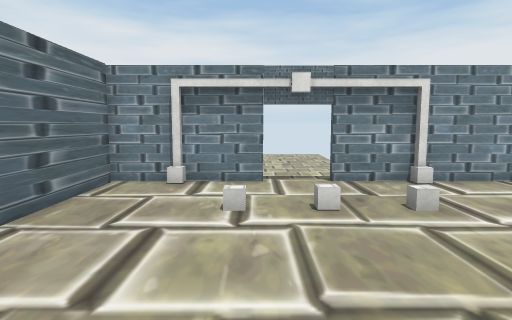
View 1 (above)

12 first-person views from a walk through a 3-D level made in the Unity game engine. The camera is 1.5 m above the floor, tilts 6° down and sees 75° across. The floor is counted in squares, 0.95 m on a side. Each view is taken from the middle of a square. On the plan, view 1 faces up. The plan holds only what a view shows up to about 16 squares ahead; the rest is blank. The player character is not drawn. Door leaves are left out, so doorways stand open. Some surface patterns are stand-ins.

View 2
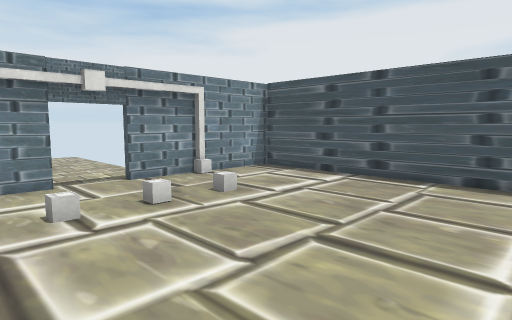

View 3
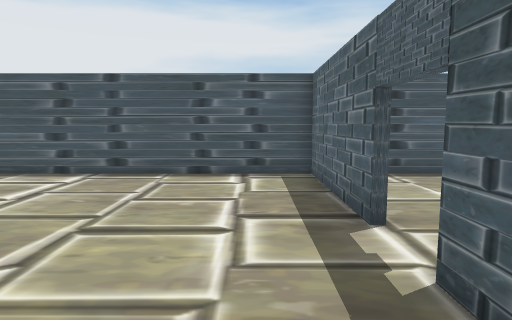

View 4
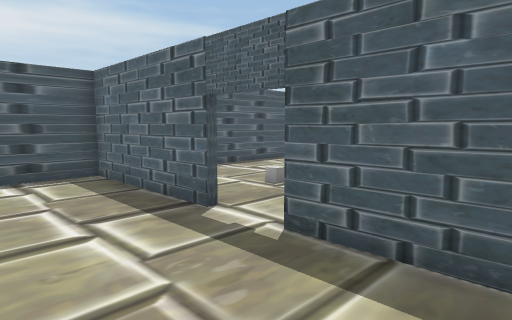

View 5
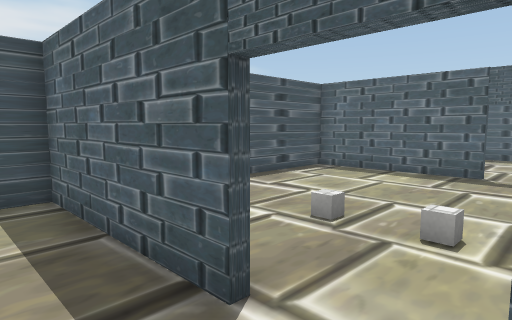

View 6
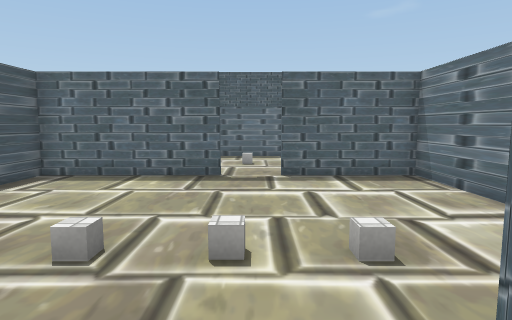

View 7
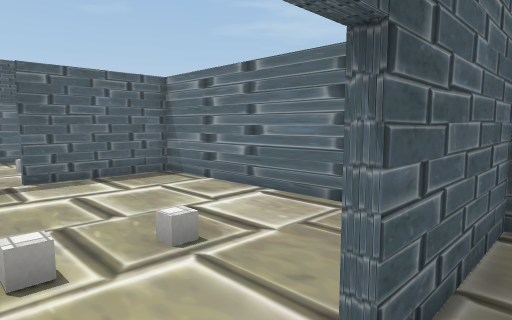

View 8
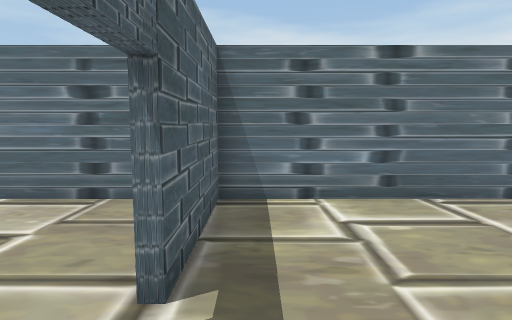

View 9
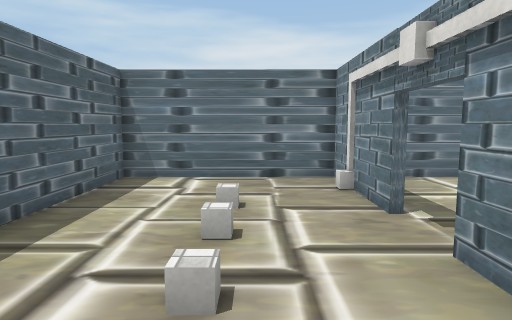

View 10
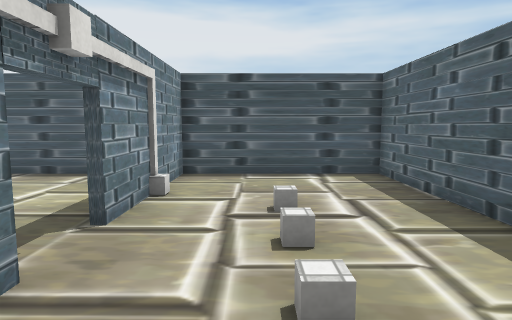

View 11
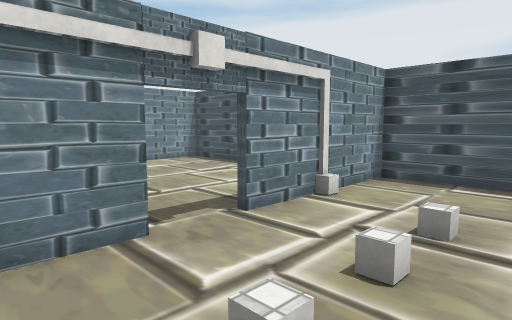

View 12
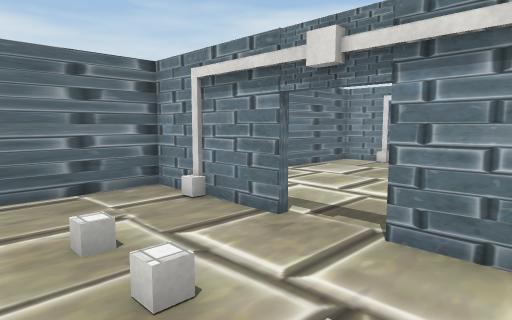

### Floor plan
Points are (right, up) in squares from view 1. A wall is a line through its corners. A room is listed if a view was taken in it or the views show most of it. See-through windows are left out.
Room 1 (views 1, 2, 3, 4, 5, 6, 7, 8)
walls: (0.3, 9.3) (-2.1, 9.3); (2, -1.8) (7.7, -1.8) (7.7, 9.1); (4.5, 9.3) (2.1, 9.3); (-2.2, 9.3) (-4, 9.3) (-4, -1.8) (0.3, -1.8); (8, 9.3) (4.8, 9.3)
ways out: open door at (1.5, -2) to room 3; open door at (1.5, 9)
Room 2 (views 9, 10, 11, 12)
walls: (0.2, -11.4) (0.2, -11.6) (-4, -11.6); (-4, -11) (-4, -18) (7.7, -18) (7.7, -11.6) (2.1, -11.6)
ways out: open door at (1.3, -11.3) to room 3
Room 3 (no view inside)
walls: (2, -11.4) (7.7, -11.4) (7.7, -2.9); (-1.9, -2.1) (-4, -2.1) (-4, -11); (6.9, -2.1) (5, -2.1); (-4.1, -11.4) (0.2, -11.4)
ways out: open door at (1.5, -2) to room 1; open door at (1.3, -11.3) to room 2

Where each view was taken, in squares from view 1:
view 1: 0 up, 0 right, facing up
view 2: 0 up, 2 left, facing up-right
view 3: 0 up, 3 left, facing right
view 4: 2 up, 3 left, facing down-right
view 5: 0 up, 0 right, facing down-right
view 6: 1 down, 1 right, facing down
view 7: 1 down, 2 right, facing down-left
view 8: 1 down, 3 right, facing left
view 9: 14 down, 6 right, facing left
view 10: 14 down, 3 left, facing right
view 11: 16 down, 2 left, facing up-right
view 12: 16 down, 4 right, facing up-left
